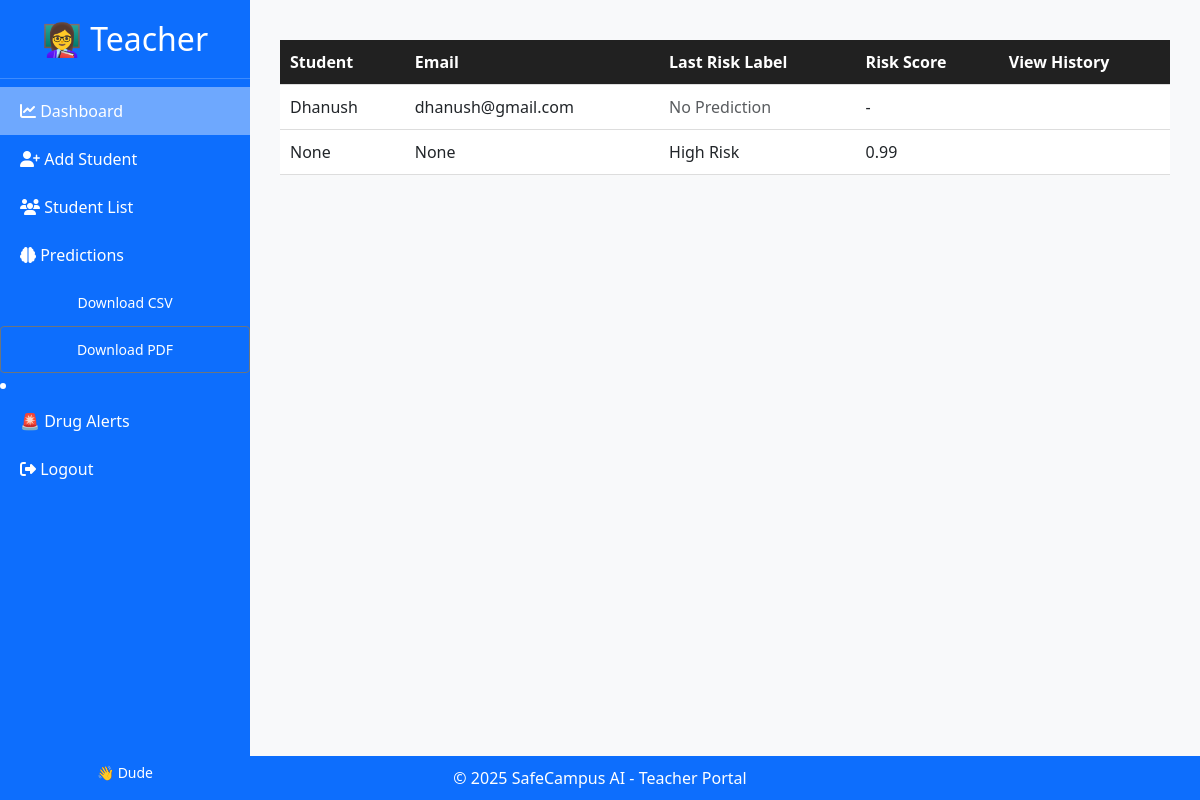
Page /teachers/dashboard/ (signed in) on the earlier database version.
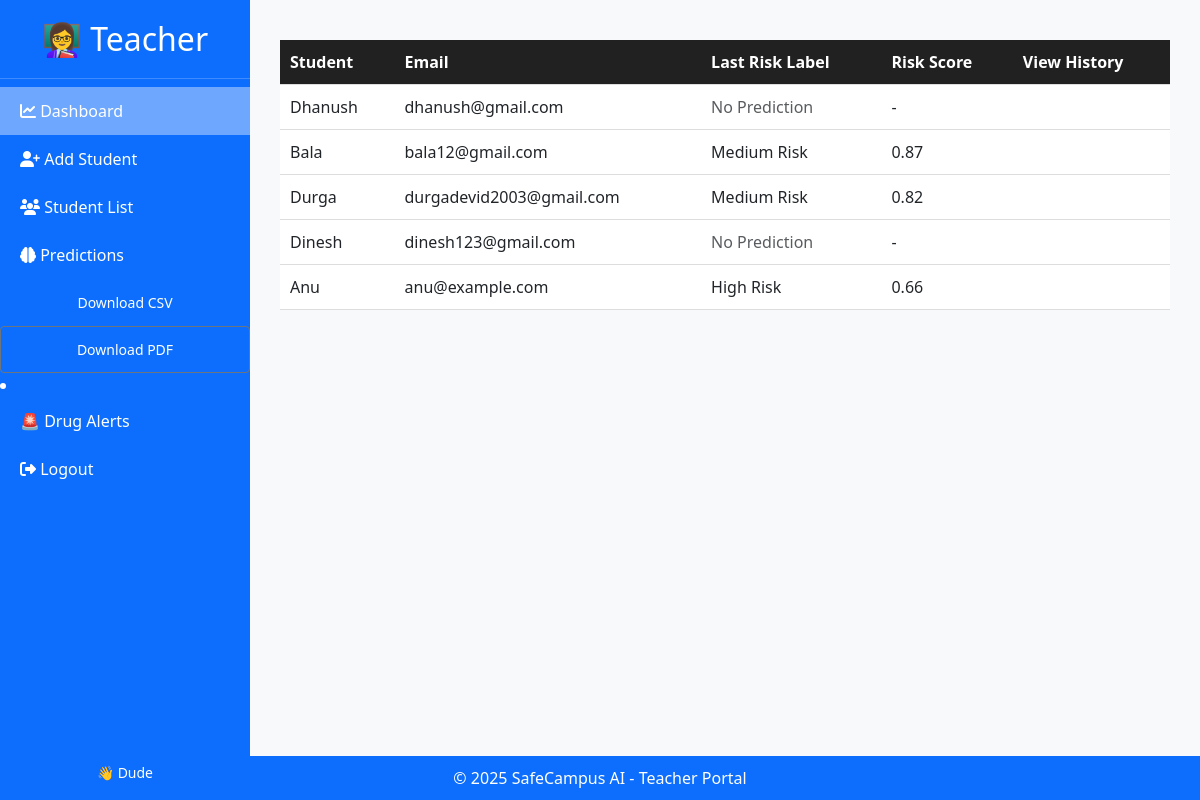
Same page on the later database version.
### students/models.py (models this page shows, shortened)
class Student(models.Model):
    user = models.OneToOneField(User, on_delete=models.CASCADE, null=True, blank=True,related_name="student")
    student_id = models.CharField(max_length=64, unique=True)
    name = models.CharField(max_length=200, blank=True, null=True)
    email = models.EmailField(blank=True, null=True)

class RiskPrediction(models.Model):
    student = models.ForeignKey(Student, on_delete=models.CASCADE, related_name="predictions")
    timestamp = models.DateTimeField(auto_now_add=True)
    risk_label = models.CharField(max_length=50)
    risk_score = models.FloatField()
    metadata = models.JSONField(null=True, blank=True)

### teachers/views.py (the view)
# urls.py: path('dashboard/', views.teacher_dashboard, name='teacher_dashboard'),
@login_required
def teacher_dashboard(request):
    students_data = []
    for student in Student.objects.all():
        latest_pred = RiskPrediction.objects.filter(student=student).order_by('-timestamp').first()
        students_data.append({
            "student": student,
            "latest_pred": latest_pred,
        })
    return render(request, "teachers/dashboard.html", {"students_data": students_data})

### students/context_processors.py (called while the page is built)
def unread_notifications(request):
    if request.user.is_authenticated and hasattr(request.user, 'student'):
        return {
            'unread_count': request.user.student.notifications.filter(read=False).count()
        }
    return {'unread_count': 0}

### teachers/templates/teachers/dashboard.html (shortened to what this page needs)
{% extends 'teachers/base.html' %}
{% block content %}
<html>
<head>
</head>
<body>
<div class="table-responsive">
  <table class="dashboard-table">
    <thead>
      <tr>
        <th>Student</th>
        <th>Email</th>
        <th>Last Risk Label</th>
        <th>Risk Score</th>
        <th>View History</th>
      </tr>
    </thead>
    <tbody>
      {% for s in students_data %}
      <tr>
        <td>{{ s.student.name }}</td>
        <td>{{ s.student.email }}</td>
        <td>
          {% if s.latest_pred %}
            {{ s.latest_pred.risk_label }}
          {% else %}
            <span class="text-muted">No Prediction</span>
          {% endif %}
        </td>
        <td>
          {% if s.latest_pred %}
            {{ s.latest_pred.risk_score|floatformat:2 }}
          {% else %}
            -
          {% endif %}
        </td>
        <td>
        </td>
      </tr>
      {% empty %}
      <tr><td colspan="5" class="text-muted text-center">No students available.</td></tr>
      {% endfor %}
    </tbody>
  </table>
</div>
</body>
</html>
{% endblock %}

Differences in the rows shown:
removed Student: student.name "None", student.email "None", latest_pred.risk_label "High Risk", latest_pred.risk_score "0.99"
added Student: student.name "Bala", student.email "bala12@gmail.com", latest_pred.risk_label "Medium Risk", latest_pred.risk_score "0.87"
added Student: student.name "Durga", student.email "durgadevid2003@gmail.com", latest_pred.risk_label "Medium Risk", latest_pred.risk_score "0.82"
added Student: student.name "Dinesh", student.email "dinesh123@gmail.com", shows "No Prediction"
added Student: student.name "Anu", student.email "anu@example.com", latest_pred.risk_label "High Risk", latest_pred.risk_score "0.66"
